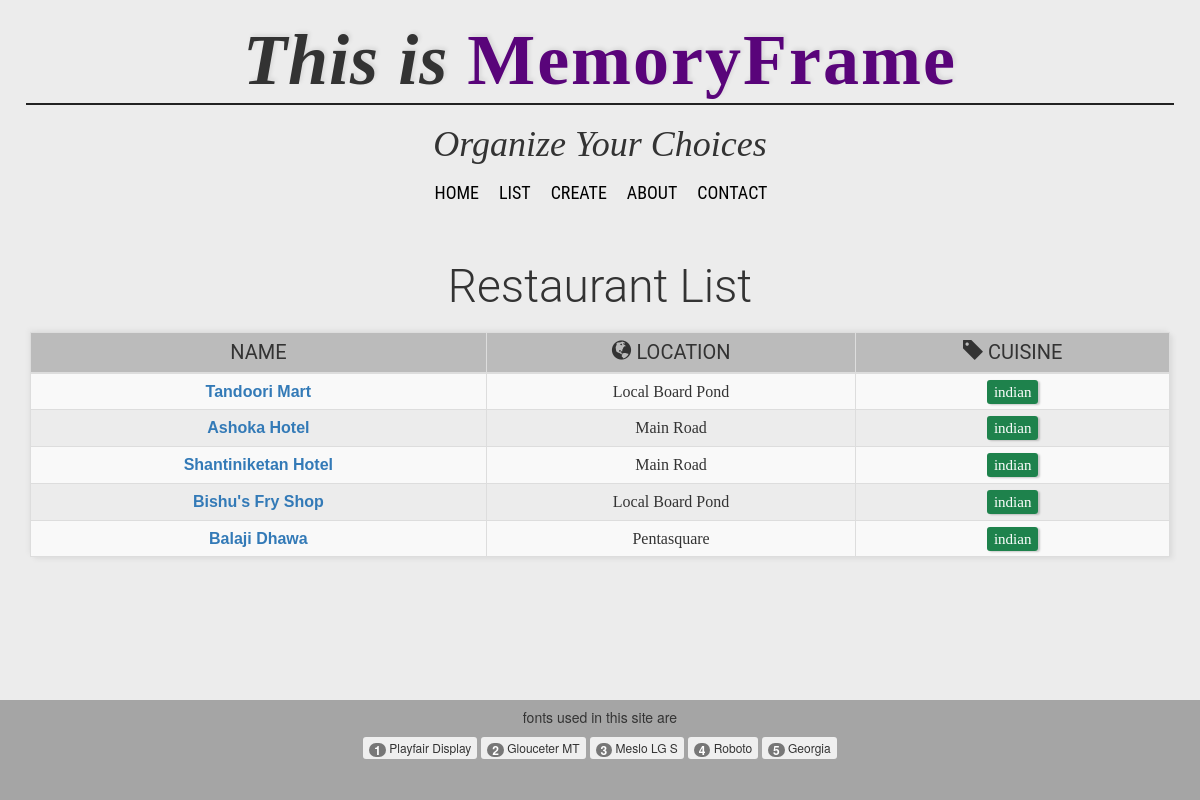
The page /restaurants/list/indian/ on the database its author committed.
### restaurants/models.py (models this page shows, shortened)
class RestaurantLocation(models.Model):
    owner       =models.ForeignKey(User)
    name        =models.CharField(max_length=120,blank=False)
    location    =models.CharField(max_length=120, null=True, blank=True)
    category    =models.CharField(max_length=120, null=True, blank=True, validators=[validate_category])
    timestamp   =models.DateTimeField(auto_now_add=True)
    updated     =models.DateTimeField(auto_now=True)
    slug        =models.SlugField(blank=True, null=True)
    def __str__(self):
        return self.name
    def get_absolute_url(self):
        return reverse('restaurants:detail', kwargs={'slug':self.slug})

### restaurants/views.py (the view)
# urls.py: url(r'^list/(?P<slug>[\w\s-]+)/$', views.RestaurantListView.as_view(), name='cuisine'),
class RestaurantListView(ListView):
    def get_queryset(self):
        slug=self.kwargs.get("slug")
        if slug:
            queryset = RestaurantLocation.objects.filter(
            Q(category__iexact=slug) |
            Q(category__icontains=slug)
            )
        else:
            queryset = RestaurantLocation.objects.all()
        return queryset

### restaurants/templates/restaurants/restaurantLocation_list.html (shortened to what this page needs)
{%extends "base.html"%}
{%block content%}
<h2>Restaurant List</h2>
<table class="table table-striped table-bordered table-condensed">
  <thead>
    <tr>
      <th>Name</th>
      <th><span class="glyphicon glyphicon-globe"></span> Location</th>
      <th><span class="glyphicon glyphicon-tag"></span> Cuisine</th>
    </tr>
  </thead>
  <tbody>
    {%  for obj in object_list %}
      <tr>
        <td><a href='{{ obj.get_absolute_url}}'><b>{{obj}}</b></a></td>
        <td>{{obj.location}}</td>
        <td><a href="{% url 'restaurants:cuisine' slug=obj.category %}">{{obj.category}}</a></td>
      </tr>
    {%endfor%}
  </tbody>
</table>
{%endblock content%}

### rows shown on the page
RestaurantLocation: name "Tandoori Mart", location "Local Board Pond", category "indian"
RestaurantLocation: name "Ashoka Hotel", location "Main Road", category "indian"
RestaurantLocation: name "Shantiniketan Hotel", location "Main Road", category "indian"
RestaurantLocation: name "Bishu's Fry Shop", location "Local Board Pond", category "indian"
RestaurantLocation: name "Balaji Dhawa", location "Pentasquare", category "indian"
